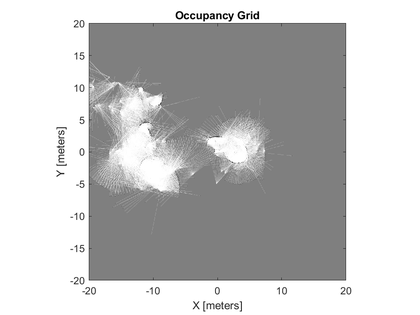
%> input picture loraRecv/src/slam_map.png, 420 x 315 px, shrunk from 875 x 656 before the run
$ octave roomMapper.m   (GNU Octave 9; MATLAB toolbox functions it lacks are replaced by stand-ins)
%> lines starting %> are read from the running program, lines starting %| are printed output that depends on the picture; in (x1, y1, x2, y2) boxes, pixels count from 0 and x2, y2 are one past the last pixel; in counts of white or black regions, pixels touching at a corner belong together; the program's own positions count from 1
% main_pathfinder.mlegend
% Load a blueprint and find a path avoiding fire zones toward detected people.

clear; clc; close all;

%% STEP 1: Load and preprocess the blueprint image
img = imread('slam_map.png');        % Replace with your blueprint file
%> img is the input picture: size 315x420x3 uint8; min 0, max 255, mean 195.3
gray = rgb2gray(img);                 % Convert to grayscale
% bw = imcomplement(imbinarize(rgb2gray(img))); % Convert to binary (adjust as needed)
% M = bw; % M is the obstacle map: 1 = blocked, 0 = free
bw = imbinarize(gray);         % White = free, black = wall
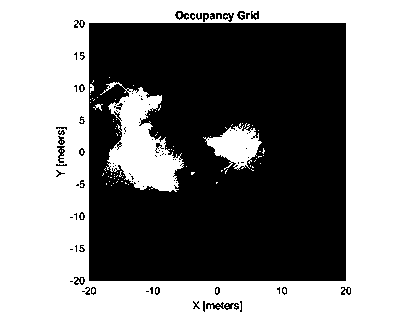
%> bw: size 315x420 logical; 53.4% white; 90 black regions (55 under 20 px), largest, box (x1, y1, x2, y2) and area: (89, 23, 346, 281) 60240, (206, 302, 239, 310) 133, (57, 146, 65, 163) 71
M = imcomplement(bw);          % M: 1 = obstacle, 0 = free space

% imshow(M); title('Initial Map (WhitFe = Free, Black = Obstacle)');

% Step 1.2: Detect red (fire) and green (person) regions
red_mask = img(:,:,1) > 150 & img(:,:,2) < 100 & img(:,:,3) < 100;
%> red_mask: size 315x420 logical; every value is 0
green_mask = img(:,:,1) < 100 & img(:,:,2) > 150 & img(:,:,3) < 100;

% Add fire areas to obstacle map
fire_pixels = find(red_mask);
%> fire_pixels = []
M(fire_pixels) = 1;

% Find fire coordinates
[fire_y, fire_x] = find(red_mask);
%> fire_y = []; fire_x = []
fire_coords = [fire_y, fire_x];
%> fire_coords = []

% Find person coordinates
[person_y, person_x] = find(green_mask);
%> person_y = []; person_x = []
found_people = [];

has_person = ~isempty(person_y);
%> has_person = false
if has_person
    person_row = person_y;
    person_col = person_x;
end


fire_affected_zones = []; % Reset it to track all cells affected by fire zones

for i = 1:size(fire_coords, 1)
    row = fire_coords(i,1);
    col = fire_coords(i,2);

    % Mark fire center + 8-neighbors (3x3 area)
    for dr = -1:1
        for dc = -1:1
            r2 = row + dr;
            c2 = col + dc;
            if r2 > 0 && r2 <= size(M,1) && c2 > 0 && c2 <= size(M,2)
                M(r2, c2) = 1; % Mark as obstacle
                fire_affected_zones(end+1, :) = [r2, c2];
            end
        end
    end
end
%> this loop made 0 passes


%% STEP 2: Visualize detected map
fig1 = figure;
imshow(~M); hold on;

% Fire centers (red x)
if ~isempty(fire_coords)
    h_fires = plot(fire_x, fire_y, 'rx', 'MarkerSize', 8, 'LineWidth', 2);
else
    h_fires = plot(NaN, NaN, 'rx'); % Dummy for legend
end

% Person (green circle)
if has_person
    h_person = plot(person_col, person_row, 'go', 'MarkerSize', 10, 'LineWidth', 2);
else
    h_person = plot(NaN, NaN, 'go'); % Dummy for legend
end

if ~isempty(found_people)
    for k = 1:size(found_people,1)
        pr = found_people(k,1);
        pc = found_people(k,2);
        rectangle('Position', [pc - 10, pr - 10, 20, 20], ...
                  'EdgeColor', 'r', 'LineWidth', 2);
    end
end

title('Map with Detected Fires and Person (Green)');
legend([h_fires, h_person], {'Fires (Red)', 'Person (Green)'}, ...
    'Location','southoutside','Orientation','horizontal');
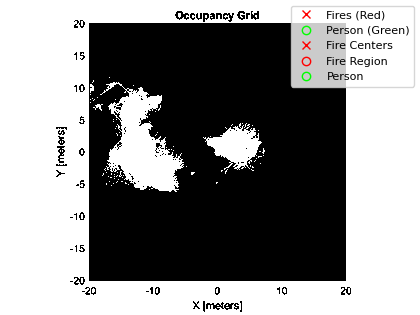
%> figure redrawn from the program's plot data; its title reads 'Click START point (white = free)'

%% STEP 3: Define start and end points
continue_flag = true;
while continue_flag
valid = false;
while ~valid

    imshow(~M); hold on;

    status_text = text(10, size(M,1)+10, '', 'Color', 'white', 'FontSize', 12, 'FontWeight', 'bold');

    % Fire centers
    if ~isempty(fire_coords)
        h_fires = plot(fire_coords(:,2), fire_coords(:,1), 'rx', 'MarkerSize', 8, 'LineWidth', 2);
    else
        h_fires = plot(NaN, NaN, 'rx');
    end

    % Fire region
    if ~isempty(fire_affected_zones)
        h_circles = plot(fire_zone_cols, fire_zone_rows, 'ro', 'MarkerSize', 4);
    else
        h_circles = plot(NaN, NaN, 'ro');
    end

    % Person
    if has_person
        h_person = plot(person_col, person_row, 'go', 'MarkerSize', 10, 'LineWidth', 2);
    else
        h_person = plot(NaN, NaN, 'go');
    end

     if ~isempty(found_people)
        for k = 1:size(found_people,1)
            pr = found_people(k,1);
            pc = found_people(k,2);
            rectangle('Position', [pc - 10, pr - 10, 20, 20], ...
                      'EdgeColor', 'r', 'LineWidth', 2);
        end
    end

    title('Click START point (white = free)');

    legend([h_fires, h_circles, h_person],{'Fire Centers', 'Fire Region ','Person'}, ...
        'Location','southoutside','Orientation','horizontal');

%> (the run ends here)

$ run again, with loraRecv/src/pathtoperson.png copied over loraRecv/src/slam_map.png
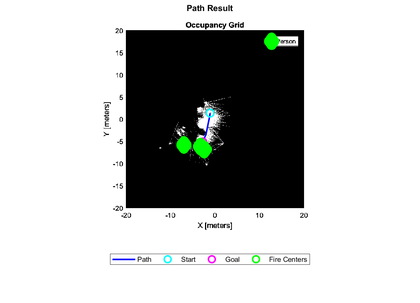
%> input picture loraRecv/src/pathtoperson.png, 420 x 303 px, shrunk from 1141 x 824 before the run
%> img is the input picture: size 303x420x3 uint8; mean R, G, B 190.9, 192.3, 191.2
%> bw: size 303x420 logical; 75.6% white; 116 black regions (105 under 20 px), largest, box (x1, y1, x2, y2) and area: (126, 30, 304, 208) 30332, (207, 223, 219, 228) 33, (208, 5, 217, 11) 32
%> red_mask: size 303x420 logical; every value is 0
%> `green_mask = img(:,:,1) < 100 & img(:,:,2) > 150 & img(:,:,3) < 100;`:
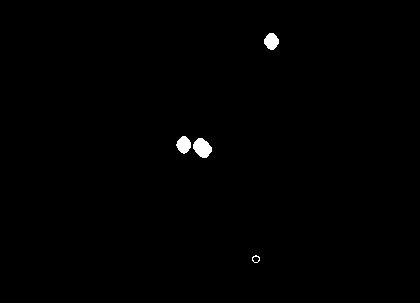
%> green_mask: size 303x420 logical; 0.52% white; 4 white regions, box (x1, y1, x2, y2) and area: (193, 138, 212, 158) 265, (176, 136, 191, 154) 188, (264, 33, 279, 50) 185, (252, 255, 260, 263) 26
%> fire_pixels = []
%> person_y = 664 values from 34 to 263; person_x = 664 values from 177 to 279
%> has_person = true
%> person_row = 664 values, max 263 at index 463, min 34 at index 530, mean 122.3
%> person_col = 664 values from 177 to 279
%> `legend([h_fires, h_person], {'Fires (Red)', 'Person (Green)'}, 'Locati..`:
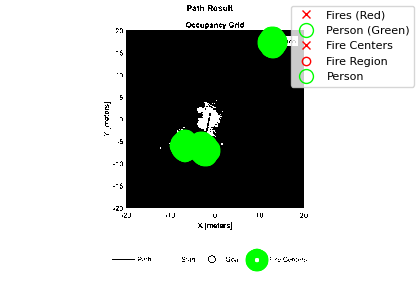
%> figure redrawn from the program's plot data; its title reads 'Click START point (white = free)'

$ run again, with loraRecv/src/testerplan.png copied over loraRecv/src/slam_map.png
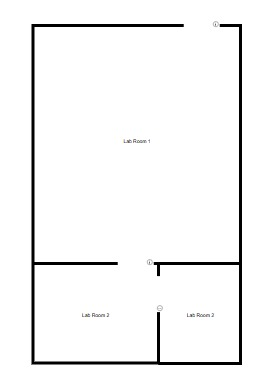
%> input picture loraRecv/src/testerplan.png, 275 x 388 px
%> img is the input picture: size 388x275x3 uint8; mean R, G, B 245.5, 245.5, 245.5
%> `bw = imbinarize(gray);`:
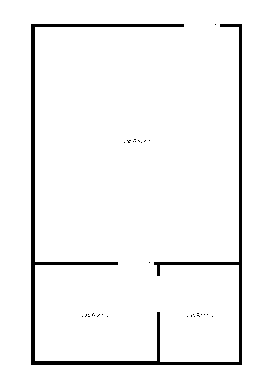
%> bw: size 388x275 logical; 95.9% white; 31 black regions (30 under 20 px), largest, box (x1, y1, x2, y2) and area: (31, 24, 242, 365) 4312
%> red_mask: size 388x275 logical; every value is 0
%> fire_pixels = []
%> has_person = false
%> `legend([h_fires, h_person], {'Fires (Red)', 'Person (Green)'}, 'Locati..`:
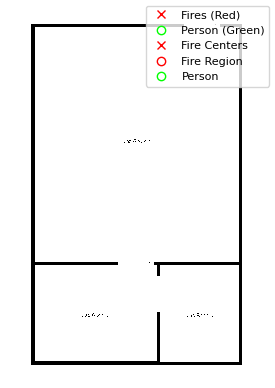
%> figure redrawn from the program's plot data; its title reads 'Click START point (white = free)'

$ run again, with loraRecv/src/testerplan2.png copied over loraRecv/src/slam_map.png
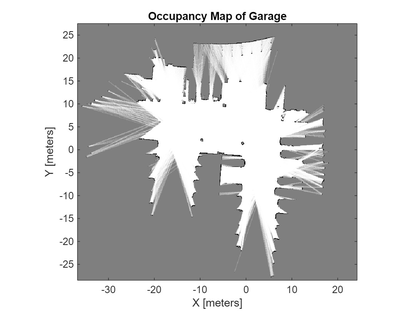
%> input picture loraRecv/src/testerplan2.png, 420 x 315 px, shrunk from 1092 x 819 before the run
%> img is the input picture: size 315x420x3 uint8; min 0, max 255, mean 200.4
%> `bw = imbinarize(gray);`:
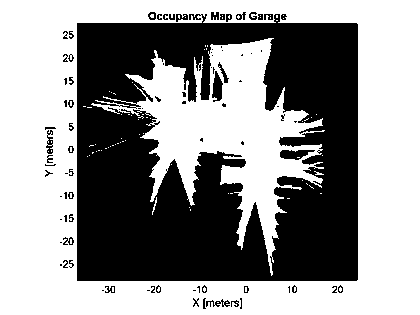
%> bw: size 315x420 logical; 57.8% white; 87 black regions (45 under 20 px), largest, box (x1, y1, x2, y2) and area: (77, 14, 358, 281) 53698, (280, 150, 315, 160) 229, (212, 71, 223, 102) 217
%> red_mask: size 315x420 logical; every value is 0
%> fire_pixels = []
%> has_person = false
%> `legend([h_fires, h_person], {'Fires (Red)', 'Person (Green)'}, 'Locati..`:
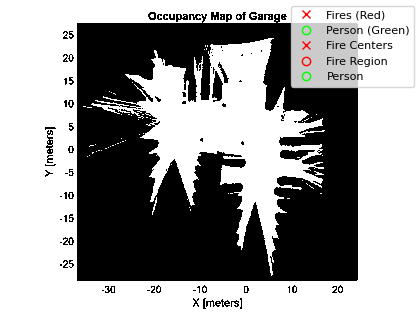
%> figure redrawn from the program's plot data; its title reads 'Click START point (white = free)'
